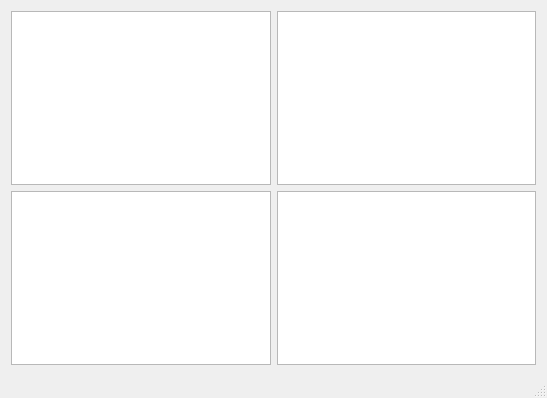
<?xml version="1.0" encoding="UTF-8"?>
<ui version="4.0">
 <class>MainWindow</class>
 <widget class="QMainWindow" name="MainWindow">
  <property name="geometry">
   <rect>
    <x>0</x>
    <y>0</y>
    <width>547</width>
    <height>398</height>
   </rect>
  </property>
  <property name="windowTitle">
   <string>MainWindow</string>
  </property>
  <widget class="QWidget" name="centralWidget">
   <layout class="QGridLayout" name="gridLayout">
    <item row="0" column="0">
     <widget class="QTreeView" name="treeView"/>
    </item>
    <item row="0" column="1">
     <widget class="QListView" name="listView"/>
    </item>
    <item row="1" column="0">
     <widget class="QTableView" name="tableView"/>
    </item>
    <item row="1" column="1">
     <widget class="QColumnView" name="columnView"/>
    </item>
   </layout>
  </widget>
  <widget class="QStatusBar" name="statusBar"/>
 </widget>
 <layoutdefault spacing="6" margin="11"/>
 <resources/>
 <connections/>
</ui>
